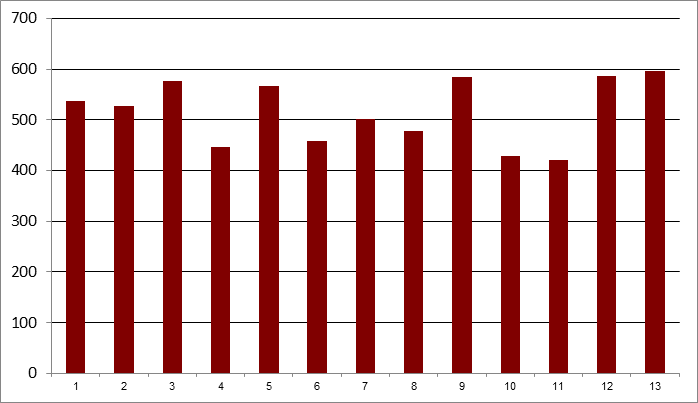
#> input picture RecognApp/image.png, 698 x 403 px; its folder holds only this picture in this run
$ python -i color_recogn.py   (imports and definitions only)
#> lines starting #> are read from the running program, lines starting #| are printed output that depends on the picture; after the words box and inside, x2 and y2 are one past the last pixel; in counts of white or black regions, pixels touching at a corner belong together
# libraries
from sklearn.cluster import KMeans
import matplotlib.pyplot as plt
import argparse
import cv2
import numpy as np
import math
import column
from collections import namedtuple
import random
import sys
import parse_text


def centroid_histogram(clt):
    numLabels = np.arange(0, len(np.unique(clt.labels_)) + 1)
    (hist, _) = np.histogram(clt.labels_, bins=numLabels)
    hist = hist.astype("float")
    hist /= hist.sum()
    return hist


def plot_colors(hist, centroids):
    bar = np.zeros((50, 300, 3), dtype="uint8")
    startX = 0
    for (percent, color) in zip(hist, centroids):
        endX = startX + (percent * 300)
        cv2.rectangle(bar, (int(startX), 0), (int(endX), 50),
                      color.astype("uint8").tolist(), -1)
        startX = endX
    return bar
# функция проверки того, что текцщий цвет является цветом прямоугольников
# в конце мы получаем массив контуров(не цельный), кусочков нужных нам контуров прямоугольников


def rectangle_check(cluster, img):
    boarder = [[[]]]
    max_y = 0
    for i in range(0, 10):
        color = cluster[i]
        R = int(color[0])
        G = int(color[1])
        B = int(color[2])
        if R > 250 and G > 250 and B > 250:
            # фильтрация цвета фона
            continue
        low = (R - 10, G - 10, B - 10)
        high = (R + 10, G + 10, B + 10)
        new_picture = cv2.inRange(img, low, high)
        # нахождение всевозможных контуров
        contours, hierarchy = cv2.findContours(new_picture.copy(), cv2.RETR_TREE, cv2.CHAIN_APPROX_SIMPLE)
        for cnt in contours:
            # вписываем минимальный прямоугольник
            rect = cv2.minAreaRect(cnt)
            box = cv2.boxPoints(rect)
            box = np.int0(box)
            # вычисляем площадь и угол наклона прямоугольника
            area = int(rect[1][0] * rect[1][1])
            edge1 = np.int0((box[1][0] - box[0][0], box[1][1] - box[0][1]))
            edge2 = np.int0((box[2][0] - box[1][0], box[2][1] - box[1][1]))
            usedEdge = edge1
            if cv2.norm(edge2) > cv2.norm(edge1):
                usedEdge = edge2
            reference = (1, 0)
            a = reference[0] * usedEdge[0] + reference[1] * usedEdge[1]
            b = cv2.norm(reference) * cv2.norm(usedEdge)
            if b == 0:
                continue
            angle = 180.0 / math.pi * math.acos(a / b)
            # отбрасываем прямоугольники стоящие под кглом к осям, а так же слишком маленькие которые являются точками,
            # или же слишком большие(например сам прямоугольник картинки)
            if 1000 < area < 100000 and (angle == 90.0 or angle == 180.0 or angle == 0.0):
                boarder.append(box)
                if max(box[0][1], max(box[1][1], max(box[2][1], box[3][1]))) > max_y:
                    max_y = max(box[0][1], max(box[1][1], max(box[2][1], box[3][1])))
    boarder.remove([[]])
    return boarder, max_y


# функция разделения boarder на два подмассива,
# в 1 прямоугольники основание которых нижняя ось(column), в boarder остальные
def divided_rectangle(boarder, max_y):
    column = [[[]]]
    for i in range(len(boarder)):
        cur = boarder[i]
        if abs(max(cur[0][1], max(cur[1][1], max(cur[2][1], cur[3][1]))) - max_y) > 2:
            column.append(cur)
            boarder[i] = [[]]
    column.remove([[]])
    return boarder, column


# склеивание прямоугольников
def merge_rectangle(boarder, column, max_y):
    for i in range(len(boarder)):
        cur_b = boarder[i]
        if cur_b != [[]]:
            for j in range(len(column)):
                cur_c = column[j]
                if cur_c != [[]]:
                    # здесь происходит следующее: надо из 2 прямоугольников сделать 1,
                    # т.е. взять самый левый нижний край ,самый правый нижний край(аналогично с верхними краями)
                    # из двухз прямоугольников
                    # т.к. кординаты не отсортированы по порядку, а сортировать долго лучше сделать так
                    min_x_boarder = min(cur_b[0][0], min(cur_b[1][0], min(cur_b[2][0], cur_b[3][0])))
                    min_x_column = min(cur_c[0][0], min(cur_c[1][0], min(cur_c[2][0], cur_c[3][0])))
                    max_x_boarder = max(cur_b[0][0], max(cur_b[1][0], max(cur_b[2][0], cur_b[3][0])))
                    min_y_boarder = min(cur_b[0][1], min(cur_b[1][1], min(cur_b[2][1], cur_b[3][1])))
                    min_y_column = min(cur_c[0][1], min(cur_c[1][1], min(cur_c[2][1], cur_c[3][1])))
                    if abs(min_x_column - min_x_boarder) < 2:
                        boarder[i][0][0] = min_x_boarder
                        boarder[i][1][0] = max_x_boarder
                        boarder[i][2][0] = max_x_boarder
                        boarder[i][3][0] = min_x_boarder
                        boarder[i][0][1] = max_y
                        boarder[i][1][1] = max_y
                        boarder[i][2][1] = min(min_y_boarder, min_y_column)
                        boarder[i][3][1] = min(min_y_boarder, min_y_column)
                        column[j] = [[]]
    return boarder


def recogn_column(diagram_image, num_clasters=10):
    diagram_image = cv2.cvtColor(diagram_image, cv2.COLOR_BGR2RGB)
    img = diagram_image
    img = img.reshape((img.shape[0] * img.shape[1], 3))
    clt = KMeans(num_clasters)
    clt.fit(img)
    hist = centroid_histogram(clt)
    bar = plot_colors(hist, clt.cluster_centers_)
    # выделяем цвета в отдельный массив
    cluster = np.zeros((10, 3), dtype=int)
    l = 0
    for i in bar[-1]:
        if cluster[np.max(l - 1, 0)][0] != i[0]:
            cluster[l] = i
            l += 1
    boarder, max_y = rectangle_check(cluster, diagram_image)
    boarder, column = divided_rectangle(boarder, max_y)
    boarder = merge_rectangle(boarder, column, max_y)
    # возвращение границ исходных столбиков
    return boarder


def draw_boarder(diagram_image, boarder):
    color_red = (0, 0, 255)

    array_of_column = []
    for i in boarder:
        if i != [[]]:
            cv2.drawContours(diagram_image, [i], 0, color_red, 2)
            mid = (i[0][0] + i[1][0]) / 2
            column_ = column.Column(mid, min(i[0][1], i[3][1]), '', 0)
            array_of_column.append(column_)

    return array_of_column

>>> import cv2
>>> picture = cv2.imread('image.png')
#> picture is the input picture: shape (403, 698, 3); mean B, G, R 190.1, 190.1, 220.1
>>> result = recogn_column(picture)
#> after the loop in plot_colors, `for (percent, color) in zip(hist, centroids):`:
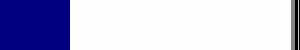
#> bar: shape (50, 300, 3); mean of channels 0, 1, 2 219.5, 189.6, 189.6; drawn as B, G, R
#> after the loop in recogn_column, `for i in bar[-1]:`: cluster = [[128, 0, 0], [254, 254, 254], [133, 133, 133], [0, 0, 0], [198, 198, 198], [16, 16, 16], [0, 0, 0], [0, 0, 0], [0, 0, 0], [0, 0, 0]]; l = 6
#> the loop in rectangle_check, `for i in range(0, 10):` made 10 passes
#> (R, G, B, low, high, contours) on passes 4 to 10: (0, 0, 0, (-10, -10, -10), (10, 10, 10), 174 contours, all with area under 20), (198, 198, 198, (188, 188, 188), (208, 208, 208), 121 contours, all with area under 20), (16, 16, 16, (6, 6, 6), (26, 26, 26), 110 contours, all with area under 20), (0, 0, 0, (-10, -10, -10), (10, 10, 10), 174 contours, all with area under 20), (0, 0, 0, (-10, -10, -10), (10, 10, 10), 174 contours, all with area under 20), (0, 0, 0, (-10, -10, -10), (10, 10, 10), 174 contours, all with area under 20), (0, 0, 0, (-10, -10, -10), (10, 10, 10), 174 contours, all with area under 20)
#> (R, G, B, low, high) on passes 1, 3: (128, 0, 0, (118, -10, -10), (138, 10, 10)), (133, 133, 133, (123, 123, 123), (143, 143, 143))
#> pass 1, in rectangle_check, `new_picture = cv2.inRange(img, low, high)`:
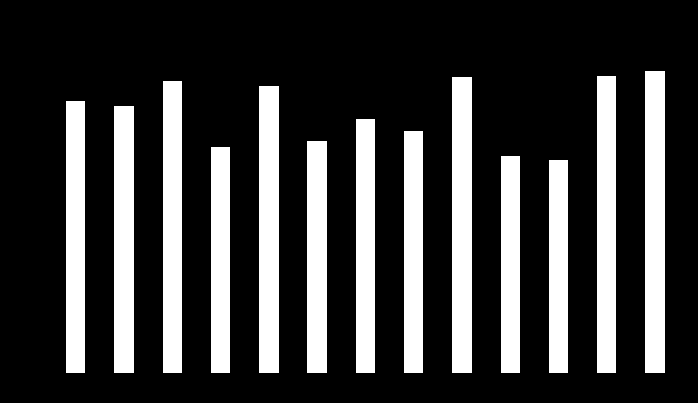
#> new_picture: shape (403, 698); 23.4% white; 13 white regions, largest, box (x1, y1, x2, y2) and area: (645, 71, 665, 373) 6040, (452, 77, 472, 373) 5920, (259, 86, 279, 373) 5740
#> pass 3, in rectangle_check, `new_picture = cv2.inRange(img, low, high)`:
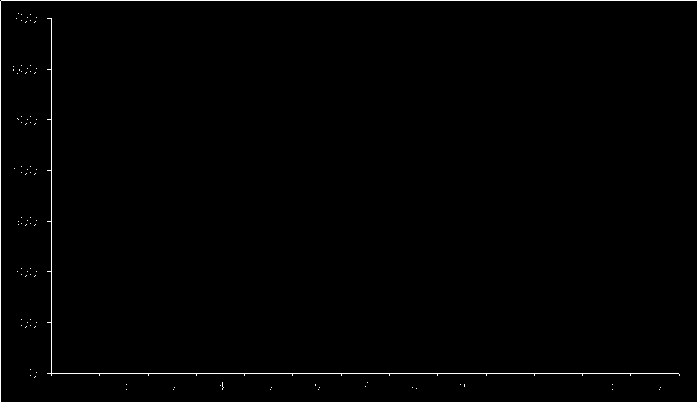
#> new_picture: shape (403, 698); 1.2% white in thin lines or dots
#> after the loop in rectangle_check, `for i in range(0, 10):`: boarder = 14 items; max_y = 372
#> in recogn_column, `boarder, max_y = rectangle_check(cluster, diagram_image)`: boarder = 13 items; max_y = 372
#> the loop in divided_rectangle, `for i in range(len(boarder)):` made 13 passes
#> cur on passes 1 to 12: [[567, 372], [549, 372], [549, 160], [567, 160]], [[519, 372], [501, 372], [501, 156], [519, 156]], [[229, 372], [211, 372], [211, 147], [229, 147]], [[326, 372], [307, 372], [307, 141], [326, 141]], [[422, 372], [404, 372], [404, 131], [422, 131]], [[374, 372], [356, 372], [356, 119], [374, 119]], [[133, 372], [114, 372], [114, 106], [133, 106]], [[84, 372], [66, 372], [66, 101], [84, 101]], [[278, 372], [259, 372], [259, 86], [278, 86]], [[181, 372], [163, 372], [163, 81], [181, 81]], [[471, 372], [452, 372], [452, 77], [471, 77]], [[615, 372], [597, 372], [597, 76], [615, 76]]
#> after the loop in divided_rectangle, `for i in range(len(boarder)):`: boarder = 13 items; column = [[[]]]
#> in recogn_column, `boarder, column = divided_rectangle(boarder, max_y)`: column = []
#> the loop in merge_rectangle, `for i in range(len(boarder)):` made 1 pass
#> after the loop in merge_rectangle, `for i in range(len(boarder)):`: boarder = 13 items; column = []
#> (the run stopped early here; a loop or call above may not have finished)
